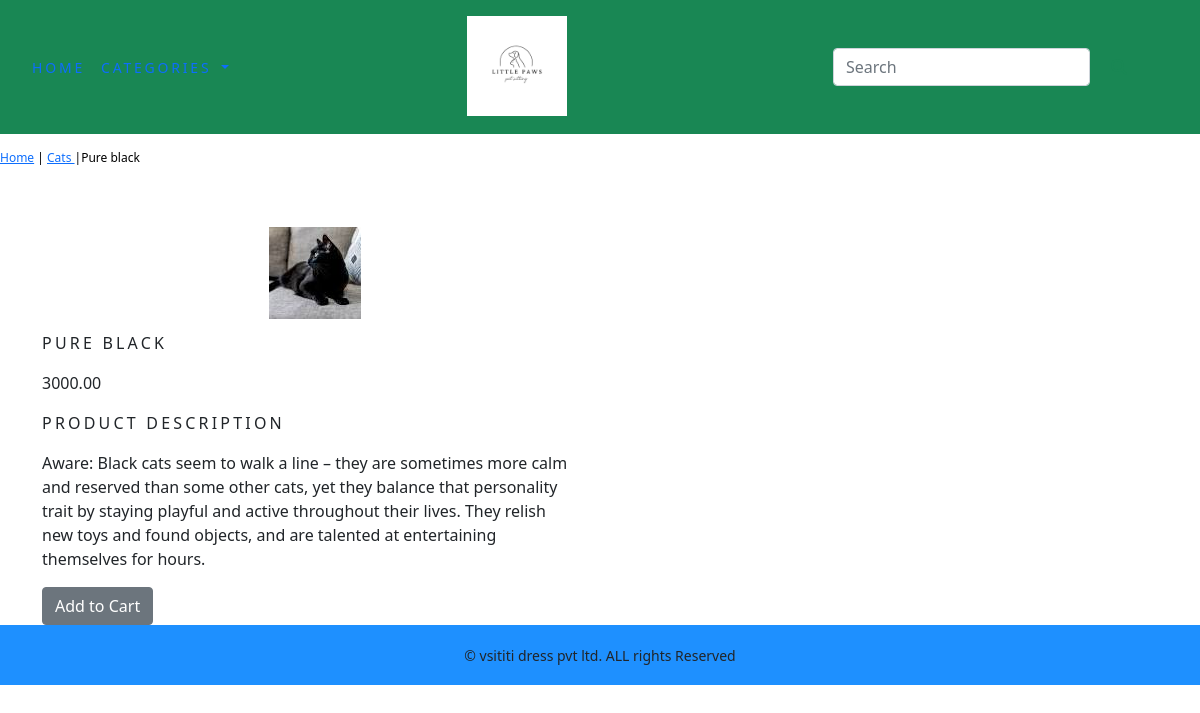
Screenshot of /shop/cats/pure-black/ with the database file from the repository.
### shop/models.py (models this page shows, shortened)
class PRODUCTS(models.Model):
       name=models.CharField(max_length=250,unique=True)
       slug=models.SlugField(max_length=250,unique=True)
       description=models.TextField(blank=True)
       price=models.DecimalField(max_digits=10, decimal_places=2)
       category=models.ForeignKey(CATEGORY, on_delete=models.CASCADE)
       image=models.ImageField(upload_to='product', blank=True)
       stock=models.IntegerField()
       available=models.BooleanField(default=True)
       created=models.DateTimeField(auto_now_add=True)
       updated=models.DateTimeField(auto_now=True)
       class Meta:
           ordering = ('name',)
           verbose_name=('Product')
           verbose_name_plural=('Products')

class CATEGORY(models.Model):
         name=models.CharField(max_length=250,unique=True)
         slug=models.SlugField(max_length=250,unique=True)
         description=models.TextField(blank=True)
         image=models.ImageField(upload_to='category', blank=True)
         class Meta:
             ordering = ('name',)
             verbose_name='category'
             verbose_name_plural='categories'
         def get_url(self):
            return reverse('shop:products_by_category',args=[self.slug])
         def __str__(self):
                 return '{}'.format(self.name)

### shop/views.py (the view)
# urls.py: path('shop/<slug:c_slug>/<slug:product_slug>/',views.proDetail,name='prodcatdetail'),
def proDetail(request,c_slug,product_slug):
    try:
        products=PRODUCTS.objects.get(category__slug=c_slug,slug=product_slug)
    except Exception as e:
        raise e
    return render(request,'product.html',{'products':products})

### shop/context_processors.py (called while the page is built)
def menu_links(request):
    links=CATEGORY.objects.all()
    return dict(links=links)

### shop/templates/product.html (shortened to what this page needs)
{% extends 'base1.html' %}
{% load static %}
{% block content %}
<div  class="row my_prod_row_class">
    <div class="my_auto">
        <p><a href="{% url 'shop:allprodcat' %}">Home</a> | <a href="{{products.category.get_url}}">{{ products.category }} </a> |{{products.name}} </p>
    </div>
</div>
<div class="container ">
<br>
<div class="row">
    <div class="col-12 col-sm-12 col-md-12 col-lg-6  text-center ">
        <div style="min-width: 18erm;">
            <img src="{{products.image.url}}" alt="{{products.name}}">
        </div>
    </div>
    <div>
        <div class="col-12 col-sm-12 col-md-12 col-lg-6">
            <div>
            <h1 class="my_prod_title">{{products.name}}</h1>
             <p>{{products.price}}</p>
             <p class="my_title">Product Description</p>
             <p class="text-justify my_prod_text" >{{products.description}}</p>
             {% if product.stock <= 0 %}
             <P class="text-justify  my_prod_text"><b>Out of Stock!</b></P>
             {% else %}
             <a  class="btn btn-secondary "  href="{% url 'shop:add_cart' products.id %}">Add to Cart</a>
             {% endif %}
            </div>
        </div>
    </div>
</div>
</div>
{% endblock %}

### shop/static/css/custom.css (style rules this page uses)
body { font-family: 'Roboto', sans-serif; }
.my_title { font-size: 16px; text-transform: uppercase; letter-spacing: .2em; }
.my_prod_row_class { padding-top: 15px; padding-bottom: 20px; }
.my_prod_row_class .my_auto { color: #000; font-size: 12px; text-decoration: none; }
.my_prod_title { font-size: 16px; text-transform: uppercase; letter-spacing: .2em; padding-top: 15px; padding-bottom: 10px; }
.my_prod_text { padding-right: 20px; }

### rows the page displays
PRODUCTS: category "Cats", name "Pure black", image (picture), name "PURE BLACK", price "3000.00", description "Aware: Black cats seem to walk a line – they are sometimes more calm and reserved than some other cats, yet they balance that personality trait by staying playful and active throughout their lives. They relish new toys and found objects, and are talented at entertaining themselves for hours."
